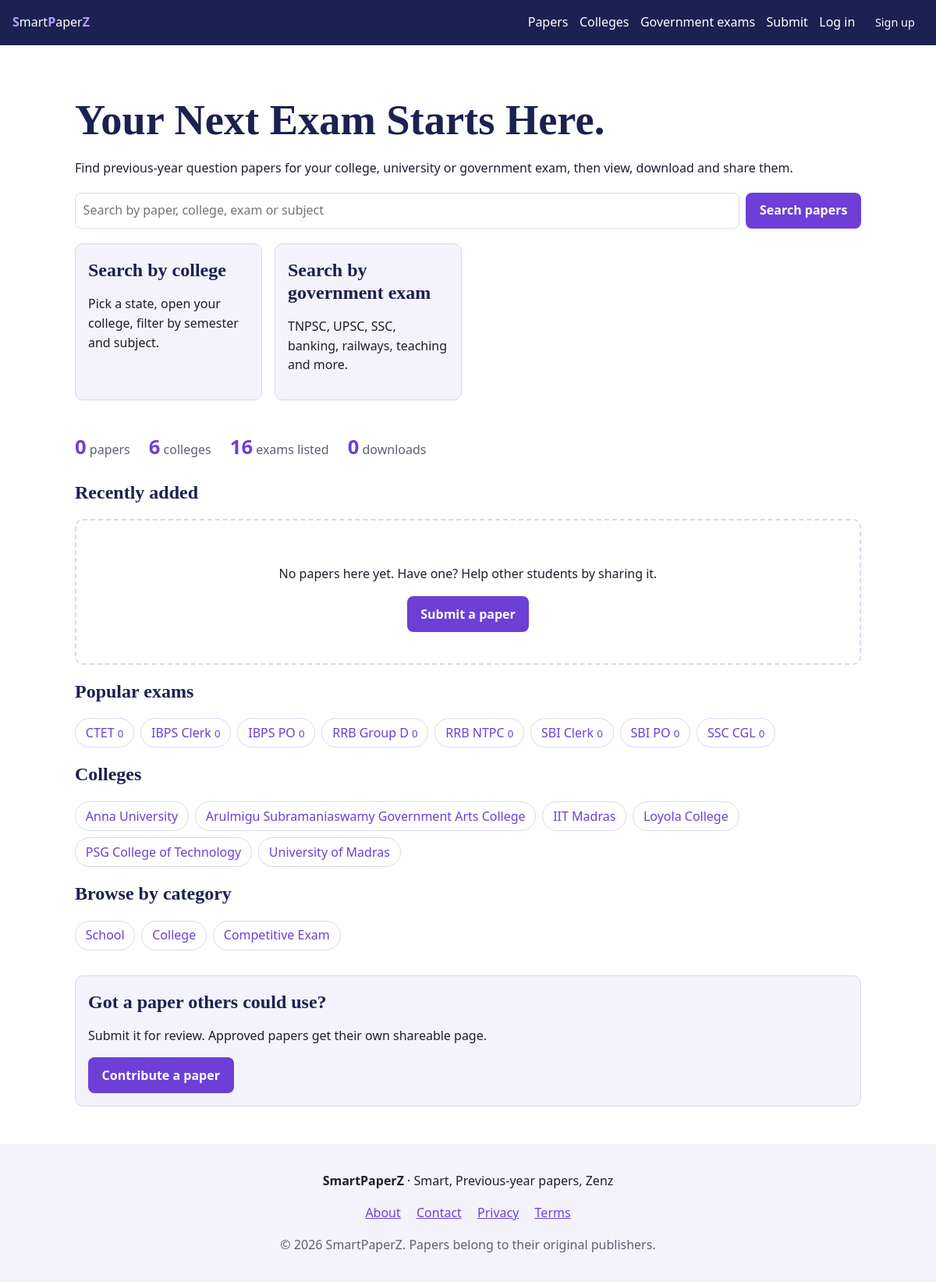
The page / on the database its author committed.
### tables this page shows
CREATE TABLE exams(id INTEGER PRIMARY KEY, name TEXT NOT NULL UNIQUE, category TEXT NOT NULL, body TEXT);

CREATE TABLE colleges(id INTEGER PRIMARY KEY, name TEXT NOT NULL, norm TEXT NOT NULL, state TEXT NOT NULL,
  city TEXT, university TEXT, status TEXT NOT NULL DEFAULT 'pending' CHECK(status IN('pending','approved','rejected')),
  created_at TEXT NOT NULL DEFAULT CURRENT_TIMESTAMP, UNIQUE(norm,state));

### app.py (the view)
    @app.route("/")
    def index():
        n = lambda sql: db.one(sql)["n"]
        stats = dict(papers=n("SELECT COUNT(*) n FROM papers WHERE status='approved'"),
                     colleges=n("SELECT COUNT(*) n FROM colleges WHERE status='approved'"),
                     exams=n("SELECT COUNT(*) n FROM exams"),
                     downloads=n("SELECT COALESCE(SUM(downloads),0) n FROM papers"))
        return render_template("index.html", stats=stats,
            recent=db.q(SELECT + " WHERE p.status='approved' ORDER BY p.featured DESC, p.id DESC LIMIT 6"),
            exams=db.q("SELECT e.*, (SELECT COUNT(*) FROM papers p WHERE p.exam_id=e.id AND p.status='approved') n "
                       "FROM exams e ORDER BY n DESC, name LIMIT 8"),
            colleges=db.q("SELECT * FROM colleges WHERE status='approved' ORDER BY name LIMIT 6"))

### db.py (called while the page is built)
def get_db():
    if "db" not in g:
        g.db = sqlite3.connect(current_app.config["DATABASE"])
        g.db.row_factory = sqlite3.Row
        g.db.execute("PRAGMA foreign_keys=ON")
    return g.db

def q(sql, *a): return get_db().execute(sql, a).fetchall()

def one(sql, *a): return get_db().execute(sql, a).fetchone()

def init_app(app):
    @app.teardown_appcontext
    def close(_):
        d = g.pop("db", None)
        if d: d.close()

### templates/index.html
{% extends 'base.html' %}{% from '_macros.html' import cards %}
{% block body %}
<section class="hero"><h1>Your Next Exam Starts Here.</h1>
<p>Find previous-year question papers for your college, university or government exam, then view, download and share them.</p>
<form action="{{ url_for('papers') }}" class="bigsearch"><input name="q" placeholder="Search by paper, college, exam or subject" aria-label="Search papers"><button class="btn">Search papers</button></form>
<div class="two"><a class="panel" href="{{ url_for('colleges') }}"><h2>Search by college</h2><p>Pick a state, open your college, filter by semester and subject.</p></a>
<a class="panel" href="{{ url_for('exams') }}"><h2>Search by government exam</h2><p>TNPSC, UPSC, SSC, banking, railways, teaching and more.</p></a></div></section>
<section class="stats"><div><b>{{ stats.papers }}</b> papers</div><div><b>{{ stats.colleges }}</b> colleges</div><div><b>{{ stats.exams }}</b> exams listed</div><div><b>{{ stats.downloads }}</b> downloads</div></section>
<h2>Recently added</h2>{{ cards(recent) }}
<h2>Popular exams</h2><div class="chips">{% for e in exams %}<a href="{{ url_for('exam_detail', eid=e.id) }}">{{ e.name }} <small>{{ e.n }}</small></a>{% endfor %}</div>
<h2>Colleges</h2><div class="chips">{% for c in colleges %}<a href="{{ url_for('college_detail', cid=c.id) }}">{{ c.name }}</a>{% endfor %}</div>
<h2>Browse by category</h2><div class="chips">{% for c in CATEGORIES %}<a href="{{ url_for('papers', category=c) }}">{{ c }}</a>{% endfor %}</div>
<section class="panel cta"><h2>Got a paper others could use?</h2><p>Submit it for review. Approved papers get their own shareable page.</p><a class="btn" href="{{ url_for('submit') }}">Contribute a paper</a></section>
{% endblock %}

### templates/base.html (shortened to what this page needs)
<!doctype html><html lang="en"><head><meta charset="utf-8"><meta name="viewport" content="width=device-width,initial-scale=1">
<link rel="stylesheet" href="{{ url_for('static', filename='css/style.css') }}"></head><body>
<header class="nav"><a class="logo" href="{{ url_for('index') }}" aria-label="SmartPaperZ home"><b>S</b>mart<b>P</b>aper<b>Z</b></a>
<nav><a href="{{ url_for('papers') }}">Papers</a><a href="{{ url_for('colleges') }}">Colleges</a><a href="{{ url_for('exams') }}">Government exams</a>
<a href="{{ url_for('submit') }}">Submit</a>
{% if user %}<a href="{{ url_for('bookmarks') }}">Saved</a><a href="{{ url_for('profile') }}">{{ user['name'] }}</a>
{% if user['role'] == 'admin' %}<a href="{{ url_for('admin') }}">Admin</a>{% endif %}
<form method="post" action="{{ url_for('logout') }}" class="inline"><input type="hidden" name="csrf" value="{{ csrf }}"><button class="link">Log out</button></form>
{% else %}<a href="{{ url_for('login') }}">Log in</a><a class="btn sm" href="{{ url_for('register') }}">Sign up</a>{% endif %}</nav></header>
<main>{% for cat, m in get_flashed_messages(with_categories=true) %}<p class="flash {{ cat }}" role="alert">{{ m }}</p>{% endfor %}
{% block body %}{% endblock %}</main>
<footer><p><b>SmartPaperZ</b> · Smart, Previous-year papers, Zenz</p>
<p><a href="{{ url_for('page', slug='about') }}">About</a> <a href="{{ url_for('page', slug='contact') }}">Contact</a>
<a href="{{ url_for('page', slug='privacy') }}">Privacy</a> <a href="{{ url_for('page', slug='terms') }}">Terms</a></p>
<p class="muted">© 2026 SmartPaperZ. Papers belong to their original publishers.</p></footer>
<script src="{{ url_for('static', filename='js/main.js') }}"></script></body></html>

### templates/_macros.html (shortened to what this page needs)
{% macro cards(papers) %}
{% if papers %}<div class="grid">{% for p in papers %}
<a class="card" href="{{ url_for('paper_detail', pid=p.id) }}"><span class="tag">{{ p.category }}</span>
<h3>{{ p.title }}</h3><p class="muted">{{ [p.college or p.exam, p.year, p.language]|select|join(' · ') }}</p></a>{% endfor %}</div>
{% else %}<div class="empty"><p>No papers here yet. Have one? Help other students by sharing it.</p>
<a class="btn" href="{{ url_for('submit') }}">Submit a paper</a></div>{% endif %}
{% endmacro %}

### static/css/style.css (style rules this page uses)
:root { --navy:#1b2150;--purple:#6d3fd6;--bg:#fff;--soft:#f4f2fb;--ink:#1d1f2e;--mut:#5d6075;--line:#dcd8ee }
* { box-sizing:border-box }
body { margin:0;font:16px/1.55 system-ui,"Segoe UI",sans-serif;color:var(--ink);background:var(--bg) }
main { max-width:1040px;margin:0 auto;padding:1.5rem 1rem 3rem }
a { color:var(--purple) }
h1,h2 { font-family:Georgia,"Times New Roman",serif;color:var(--navy);line-height:1.2 }
.nav { display:flex;flex-wrap:wrap;gap:.75rem;align-items:center;justify-content:space-between;padding:.8rem 1rem;background:var(--navy) }
.nav nav { display:flex;flex-wrap:wrap;gap:.9rem;align-items:center }
.nav a,.link { color:#fff;text-decoration:none;background:none;border:0;font:inherit;cursor:pointer }
.logo { font:700 1.4rem Georgia,serif }
.logo b { color:#b79cff }
.btn { display:inline-block;background:var(--purple);color:#fff;border:0;border-radius:8px;padding:.65rem 1.1rem;font:inherit;font-weight:600;cursor:pointer;text-decoration:none }
.btn.sm { padding:.3rem .7rem;font-size:.9rem }
.hero { padding:2.5rem 0 1rem }
.hero h1 { font-size:clamp(2rem,6vw,3.4rem);margin:0 0 .5rem }
.bigsearch { display:flex;gap:.5rem;margin:1.2rem 0 }
.bigsearch input { flex:1 }
input,select,textarea { font:inherit;padding:.6rem;border:1px solid var(--line);border-radius:8px;background:var(--bg);color:var(--ink);max-width:100% }
.two,.grid { display:grid;grid-template-columns:repeat(auto-fill,minmax(240px,1fr));gap:1rem }
.panel,.card { display:block;background:var(--soft);border:1px solid var(--line);border-radius:10px;padding:1rem;text-decoration:none;color:var(--ink) }
.panel h2,.card h3 { margin:.2rem 0 }
.muted { color:var(--mut) }
.stats { display:flex;flex-wrap:wrap;gap:1.5rem;margin:1.5rem 0;color:var(--mut) }
.stats b { font-size:1.6rem;color:var(--purple) }
.chips { display:flex;flex-wrap:wrap;gap:.5rem }
.chips a { padding:.35rem .8rem;border:1px solid var(--line);border-radius:99px;text-decoration:none }
.empty { text-align:center;padding:2.5rem 1rem;border:2px dashed var(--line);border-radius:10px }
footer { background:var(--soft);padding:1.2rem 1rem;text-align:center }
footer a { margin:0 .5rem }
.cta { margin-top:2rem }

### rows shown on the page
exams: name "CTET", n "0"
exams: name "IBPS Clerk", n "0"
exams: name "IBPS PO", n "0"
exams: name "RRB Group D", n "0"
exams: name "RRB NTPC", n "0"
exams: name "SBI Clerk", n "0"
exams: name "SBI PO", n "0"
exams: name "SSC CGL", n "0"
colleges: name "Anna University"
colleges: name "Arulmigu Subramaniaswamy Government Arts College"
colleges: name "IIT Madras"
colleges: name "Loyola College"
colleges: name "PSG College of Technology"
colleges: name "University of Madras"

### other values the page prints
{{ stats.papers }} "0"
{{ stats.colleges }} "6"
{{ stats.exams }} "16"
{{ stats.downloads }} "0"
{{ c }} "School" "College" "Competitive Exam"
